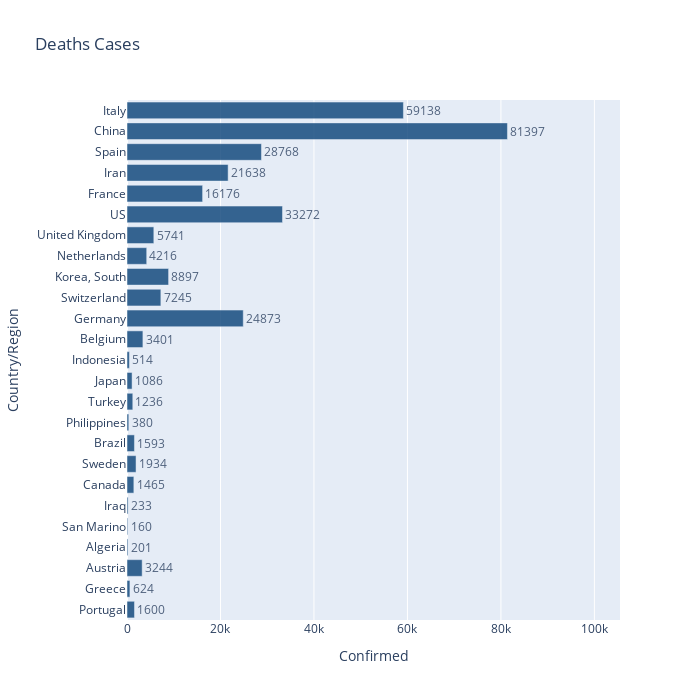

The cell this chart's notebook holds for it:
### Code cell
fig = px.bar(deaths_report.sort_values('Deaths', ascending=False).head(25).sort_values('Deaths', ascending=True), 
             x="Confirmed", y="Country/Region", title='Deaths Cases', text='Confirmed', orientation='h', 
             width=700, height=700, range_x = [0, max(deaths_report['Deaths'])+100000])

fig.update_traces(marker_color='#084177', opacity=0.8, textposition='outside') 
fig.show()

### Figure 1 — Plotly figure (JSON) as saved in the notebook; plotly's stock layout.template omitted (floating-point values rounded to 4 significant figures)
{"data": [{"alignmentgroup": "True", "hoverlabel": {"namelength": 0}, "hovertemplate": "Confirmed=%{text}<br>Country/Region=%{y}", "legendgroup": "", "marker": {"color": "#084177"}, "name": "", "offsetgroup": "", "opacity": 0.8, "orientation": "h", "showlegend": false, "text": [1600, 624, 3244, 201, 160, 233, 1465, 1934, 1593, 380, 1236, 1086, 514, 3401, 24873, 7245, 8897, 4216, 5741, 33272, 16176, 21638, 28768, 81397, 59138], "textposition": "outside", "type": "bar", "x": [1600, 624, 3244, 201, 160, 233, 1465, 1934, 1593, 380, 1236, 1086, 514, 3401, 24873, 7245, 8897, 4216, 5741, 33272, 16176, 21638, 28768, 81397, 59138], "xaxis": "x", "y": ["Portugal", "Greece", "Austria", "Algeria", "San Marino", "Iraq", "Canada", "Sweden", "Brazil", "Philippines", "Turkey", "Japan", "Indonesia", "Belgium", "Germany", "Switzerland", "Korea, South", "Netherlands", "United Kingdom", "US", "France", "Iran", "Spain", "China", "Italy"], "yaxis": "y"}], "layout": {"barmode": "relative", "height": 700, "legend": {"tracegroupgap": 0}, "title": {"text": "Deaths Cases"}, "width": 700, "xaxis": {"anchor": "y", "domain": [0, 1], "range": [0, 105476], "title": {"text": "Confirmed"}}, "yaxis": {"anchor": "x", "domain": [0, 1], "title": {"text": "Country/Region"}}}}
